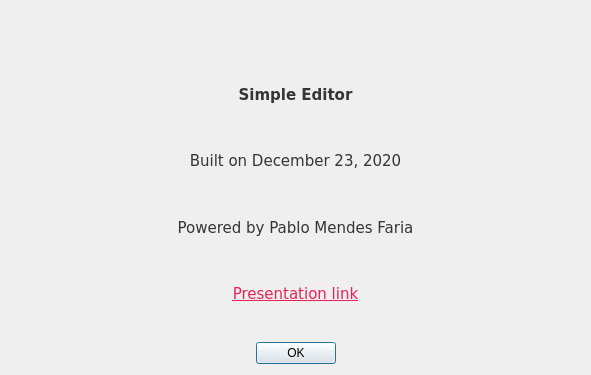
<?xml version="1.0" encoding="UTF-8"?>
<ui version="4.0">
 <class>Dialog</class>
 <widget class="QDialog" name="Dialog">
  <property name="geometry">
   <rect>
    <x>0</x>
    <y>0</y>
    <width>591</width>
    <height>375</height>
   </rect>
  </property>
  <property name="sizePolicy">
   <sizepolicy hsizetype="Fixed" vsizetype="Fixed">
    <horstretch>0</horstretch>
    <verstretch>0</verstretch>
   </sizepolicy>
  </property>
  <property name="windowTitle">
   <string>About Dialog</string>
  </property>
  <property name="windowIcon">
   <iconset>
    <normaloff>resources/info_icon.png</normaloff>resources/info_icon.png</iconset>
  </property>
  <layout class="QVBoxLayout" name="verticalLayout">
   <property name="spacing">
    <number>30</number>
   </property>
   <property name="sizeConstraint">
    <enum>QLayout::SetMinimumSize</enum>
   </property>
   <property name="leftMargin">
    <number>10</number>
   </property>
   <property name="rightMargin">
    <number>10</number>
   </property>
   <item>
    <widget class="QLabel" name="label">
     <property name="sizePolicy">
      <sizepolicy hsizetype="Minimum" vsizetype="Preferred">
       <horstretch>0</horstretch>
       <verstretch>0</verstretch>
      </sizepolicy>
     </property>
     <property name="text">
      <string/>
     </property>
     <property name="pixmap">
      <pixmap>resources/iftm_logo.png</pixmap>
     </property>
     <property name="scaledContents">
      <bool>true</bool>
     </property>
     <property name="alignment">
      <set>Qt::AlignCenter</set>
     </property>
    </widget>
   </item>
   <item>
    <widget class="QLabel" name="label_2">
     <property name="sizePolicy">
      <sizepolicy hsizetype="Minimum" vsizetype="Preferred">
       <horstretch>0</horstretch>
       <verstretch>0</verstretch>
      </sizepolicy>
     </property>
     <property name="font">
      <font>
       <family>Verdana</family>
       <pointsize>11</pointsize>
       <weight>75</weight>
       <bold>true</bold>
      </font>
     </property>
     <property name="text">
      <string>&lt;html&gt;&lt;head/&gt;&lt;body&gt;&lt;p&gt;&lt;span style=&quot; color:#363435;&quot;&gt;Simple Editor&lt;/span&gt;&lt;/p&gt;&lt;/body&gt;&lt;/html&gt;</string>
     </property>
     <property name="alignment">
      <set>Qt::AlignCenter</set>
     </property>
    </widget>
   </item>
   <item>
    <widget class="QLabel" name="label_3">
     <property name="sizePolicy">
      <sizepolicy hsizetype="Minimum" vsizetype="Preferred">
       <horstretch>0</horstretch>
       <verstretch>0</verstretch>
      </sizepolicy>
     </property>
     <property name="font">
      <font>
       <family>Verdana</family>
       <pointsize>11</pointsize>
      </font>
     </property>
     <property name="text">
      <string>&lt;html&gt;&lt;head/&gt;&lt;body&gt;&lt;p&gt;&lt;span style=&quot; color:#363435;&quot;&gt;Built on December 23, 2020&lt;/span&gt;&lt;/p&gt;&lt;/body&gt;&lt;/html&gt;</string>
     </property>
     <property name="alignment">
      <set>Qt::AlignCenter</set>
     </property>
    </widget>
   </item>
   <item>
    <widget class="QLabel" name="label_4">
     <property name="sizePolicy">
      <sizepolicy hsizetype="Minimum" vsizetype="Preferred">
       <horstretch>0</horstretch>
       <verstretch>0</verstretch>
      </sizepolicy>
     </property>
     <property name="font">
      <font>
       <family>Verdana</family>
       <pointsize>11</pointsize>
      </font>
     </property>
     <property name="text">
      <string>&lt;html&gt;&lt;head/&gt;&lt;body&gt;&lt;p&gt;&lt;span style=&quot; color:#363435;&quot;&gt;Powered by Pablo Mendes Faria&lt;/span&gt;&lt;/p&gt;&lt;/body&gt;&lt;/html&gt;</string>
     </property>
     <property name="alignment">
      <set>Qt::AlignCenter</set>
     </property>
    </widget>
   </item>
   <item>
    <widget class="QLabel" name="label_5">
     <property name="sizePolicy">
      <sizepolicy hsizetype="Minimum" vsizetype="Preferred">
       <horstretch>0</horstretch>
       <verstretch>0</verstretch>
      </sizepolicy>
     </property>
     <property name="font">
      <font>
       <family>Verdana</family>
       <pointsize>11</pointsize>
      </font>
     </property>
     <property name="text">
      <string>&lt;html&gt;&lt;head/&gt;&lt;body&gt;&lt;p&gt;&lt;a href=&quot;https://youtu.be/Loic5y1gxls&quot;&gt;&lt;span style=&quot; text-decoration: underline; color:#e72258;&quot;&gt;Presentation link&lt;/span&gt;&lt;/a&gt;&lt;/p&gt;&lt;/body&gt;&lt;/html&gt;</string>
     </property>
     <property name="alignment">
      <set>Qt::AlignCenter</set>
     </property>
     <property name="openExternalLinks">
      <bool>true</bool>
     </property>
    </widget>
   </item>
   <item>
    <widget class="QDialogButtonBox" name="buttonBox">
     <property name="sizePolicy">
      <sizepolicy hsizetype="Preferred" vsizetype="Fixed">
       <horstretch>0</horstretch>
       <verstretch>0</verstretch>
      </sizepolicy>
     </property>
     <property name="orientation">
      <enum>Qt::Horizontal</enum>
     </property>
     <property name="standardButtons">
      <set>QDialogButtonBox::Ok</set>
     </property>
     <property name="centerButtons">
      <bool>true</bool>
     </property>
    </widget>
   </item>
  </layout>
 </widget>
 <resources/>
 <connections>
  <connection>
   <sender>buttonBox</sender>
   <signal>accepted()</signal>
   <receiver>Dialog</receiver>
   <slot>accept()</slot>
   <hints>
    <hint type="sourcelabel">
     <x>248</x>
     <y>254</y>
    </hint>
    <hint type="destinationlabel">
     <x>157</x>
     <y>274</y>
    </hint>
   </hints>
  </connection>
  <connection>
   <sender>buttonBox</sender>
   <signal>rejected()</signal>
   <receiver>Dialog</receiver>
   <slot>reject()</slot>
   <hints>
    <hint type="sourcelabel">
     <x>316</x>
     <y>260</y>
    </hint>
    <hint type="destinationlabel">
     <x>286</x>
     <y>274</y>
    </hint>
   </hints>
  </connection>
 </connections>
</ui>
